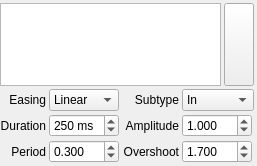
<?xml version="1.0" encoding="UTF-8"?>
<ui version="4.0">
 <class>EasingContextPane</class>
 <widget class="QWidget" name="EasingContextPane">
  <property name="geometry">
   <rect>
    <x>0</x>
    <y>0</y>
    <width>257</width>
    <height>163</height>
   </rect>
  </property>
  <property name="windowTitle">
   <string>Dialog</string>
  </property>
  <layout class="QGridLayout" name="gridLayout">
   <property name="leftMargin">
    <number>0</number>
   </property>
   <property name="topMargin">
    <number>3</number>
   </property>
   <property name="rightMargin">
    <number>3</number>
   </property>
   <property name="bottomMargin">
    <number>3</number>
   </property>
   <property name="spacing">
    <number>3</number>
   </property>
   <item row="0" column="0" colspan="4">
    <widget class="QGraphicsView" name="graphicsView">
     <property name="enabled">
      <bool>true</bool>
     </property>
     <property name="interactive">
      <bool>false</bool>
     </property>
    </widget>
   </item>
   <item row="0" column="4">
    <widget class="QPushButton" name="playButton">
     <property name="minimumSize">
      <size>
       <width>0</width>
       <height>83</height>
      </size>
     </property>
     <property name="maximumSize">
      <size>
       <width>30</width>
       <height>16777215</height>
      </size>
     </property>
     <property name="toolTip">
      <string>play simulation</string>
     </property>
    </widget>
   </item>
   <item row="1" column="0">
    <widget class="QLabel" name="label_5">
     <property name="text">
      <string>Easing</string>
     </property>
     <property name="alignment">
      <set>Qt::AlignRight|Qt::AlignTrailing|Qt::AlignVCenter</set>
     </property>
    </widget>
   </item>
   <item row="1" column="1">
    <widget class="QComboBox" name="easingShapeComboBox">
     <property name="sizePolicy">
      <sizepolicy hsizetype="MinimumExpanding" vsizetype="Fixed">
       <horstretch>0</horstretch>
       <verstretch>0</verstretch>
      </sizepolicy>
     </property>
     <property name="maximumSize">
      <size>
       <width>70</width>
       <height>16777215</height>
      </size>
     </property>
     <property name="toolTip">
      <string>easing type</string>
     </property>
     <item>
      <property name="text">
       <string>Linear</string>
      </property>
     </item>
     <item>
      <property name="text">
       <string>Quad</string>
      </property>
     </item>
     <item>
      <property name="text">
       <string>Cubic</string>
      </property>
     </item>
     <item>
      <property name="text">
       <string>Quart</string>
      </property>
     </item>
     <item>
      <property name="text">
       <string>Quint</string>
      </property>
     </item>
     <item>
      <property name="text">
       <string>Sine</string>
      </property>
     </item>
     <item>
      <property name="text">
       <string>Expo</string>
      </property>
     </item>
     <item>
      <property name="text">
       <string>Circ</string>
      </property>
     </item>
     <item>
      <property name="text">
       <string>Elastic</string>
      </property>
     </item>
     <item>
      <property name="text">
       <string>Back</string>
      </property>
     </item>
     <item>
      <property name="text">
       <string>Bounce</string>
      </property>
     </item>
    </widget>
   </item>
   <item row="1" column="2">
    <widget class="QLabel" name="label_6">
     <property name="layoutDirection">
      <enum>Qt::LeftToRight</enum>
     </property>
     <property name="text">
      <string>Subtype</string>
     </property>
     <property name="alignment">
      <set>Qt::AlignRight|Qt::AlignTrailing|Qt::AlignVCenter</set>
     </property>
    </widget>
   </item>
   <item row="1" column="3" colspan="2">
    <widget class="QComboBox" name="easingExtremesComboBox">
     <property name="sizePolicy">
      <sizepolicy hsizetype="MinimumExpanding" vsizetype="Fixed">
       <horstretch>0</horstretch>
       <verstretch>0</verstretch>
      </sizepolicy>
     </property>
     <property name="toolTip">
      <string>easing subtype</string>
     </property>
     <item>
      <property name="text">
       <string>In</string>
      </property>
     </item>
     <item>
      <property name="text">
       <string>Out</string>
      </property>
     </item>
     <item>
      <property name="text">
       <string>InOut</string>
      </property>
     </item>
     <item>
      <property name="text">
       <string>OutIn</string>
      </property>
     </item>
    </widget>
   </item>
   <item row="2" column="0">
    <widget class="QLabel" name="label_2">
     <property name="text">
      <string>Duration</string>
     </property>
     <property name="alignment">
      <set>Qt::AlignRight|Qt::AlignTrailing|Qt::AlignVCenter</set>
     </property>
    </widget>
   </item>
   <item row="2" column="1">
    <widget class="QSpinBox" name="durationSpinBox">
     <property name="maximumSize">
      <size>
       <width>70</width>
       <height>16777215</height>
      </size>
     </property>
     <property name="toolTip">
      <string>duration</string>
     </property>
     <property name="specialValueText">
      <string>INVALID</string>
     </property>
     <property name="suffix">
      <string> ms</string>
     </property>
     <property name="minimum">
      <number>-1</number>
     </property>
     <property name="maximum">
      <number>9999999</number>
     </property>
     <property name="singleStep">
      <number>10</number>
     </property>
     <property name="value">
      <number>250</number>
     </property>
    </widget>
   </item>
   <item row="2" column="2">
    <widget class="QLabel" name="label">
     <property name="text">
      <string>Amplitude</string>
     </property>
     <property name="alignment">
      <set>Qt::AlignRight|Qt::AlignTrailing|Qt::AlignVCenter</set>
     </property>
    </widget>
   </item>
   <item row="2" column="3" colspan="2">
    <widget class="QDoubleSpinBox" name="amplitudeSpinBox">
     <property name="maximumSize">
      <size>
       <width>70</width>
       <height>16777215</height>
      </size>
     </property>
     <property name="toolTip">
      <string>easing amplitude (only for Elastic and Bounce curves)</string>
     </property>
     <property name="specialValueText">
      <string>INVALID</string>
     </property>
     <property name="decimals">
      <number>3</number>
     </property>
     <property name="maximum">
      <double>999999.989999999990687</double>
     </property>
     <property name="singleStep">
      <double>0.050000000000000</double>
     </property>
     <property name="value">
      <double>1.000000000000000</double>
     </property>
    </widget>
   </item>
   <item row="3" column="0">
    <widget class="QLabel" name="label_3">
     <property name="text">
      <string>Period</string>
     </property>
     <property name="alignment">
      <set>Qt::AlignRight|Qt::AlignTrailing|Qt::AlignVCenter</set>
     </property>
    </widget>
   </item>
   <item row="3" column="1">
    <widget class="QDoubleSpinBox" name="periodSpinBox">
     <property name="maximumSize">
      <size>
       <width>70</width>
       <height>16777215</height>
      </size>
     </property>
     <property name="toolTip">
      <string>easing period (only for Elastic curve)</string>
     </property>
     <property name="specialValueText">
      <string>INVALID</string>
     </property>
     <property name="decimals">
      <number>3</number>
     </property>
     <property name="maximum">
      <double>999999.989999999990687</double>
     </property>
     <property name="singleStep">
      <double>0.010000000000000</double>
     </property>
     <property name="value">
      <double>0.300000000000000</double>
     </property>
    </widget>
   </item>
   <item row="3" column="2">
    <widget class="QLabel" name="label_4">
     <property name="text">
      <string>Overshoot</string>
     </property>
     <property name="alignment">
      <set>Qt::AlignRight|Qt::AlignTrailing|Qt::AlignVCenter</set>
     </property>
    </widget>
   </item>
   <item row="3" column="3" colspan="2">
    <widget class="QDoubleSpinBox" name="overshootSpinBox">
     <property name="maximumSize">
      <size>
       <width>70</width>
       <height>16777215</height>
      </size>
     </property>
     <property name="toolTip">
      <string>easing overshoot (only for Back curve)</string>
     </property>
     <property name="specialValueText">
      <string>INVALID</string>
     </property>
     <property name="decimals">
      <number>3</number>
     </property>
     <property name="maximum">
      <double>999999.989999999990687</double>
     </property>
     <property name="singleStep">
      <double>0.050000000000000</double>
     </property>
     <property name="value">
      <double>1.700000000000000</double>
     </property>
    </widget>
   </item>
  </layout>
 </widget>
 <resources/>
 <connections/>
</ui>
